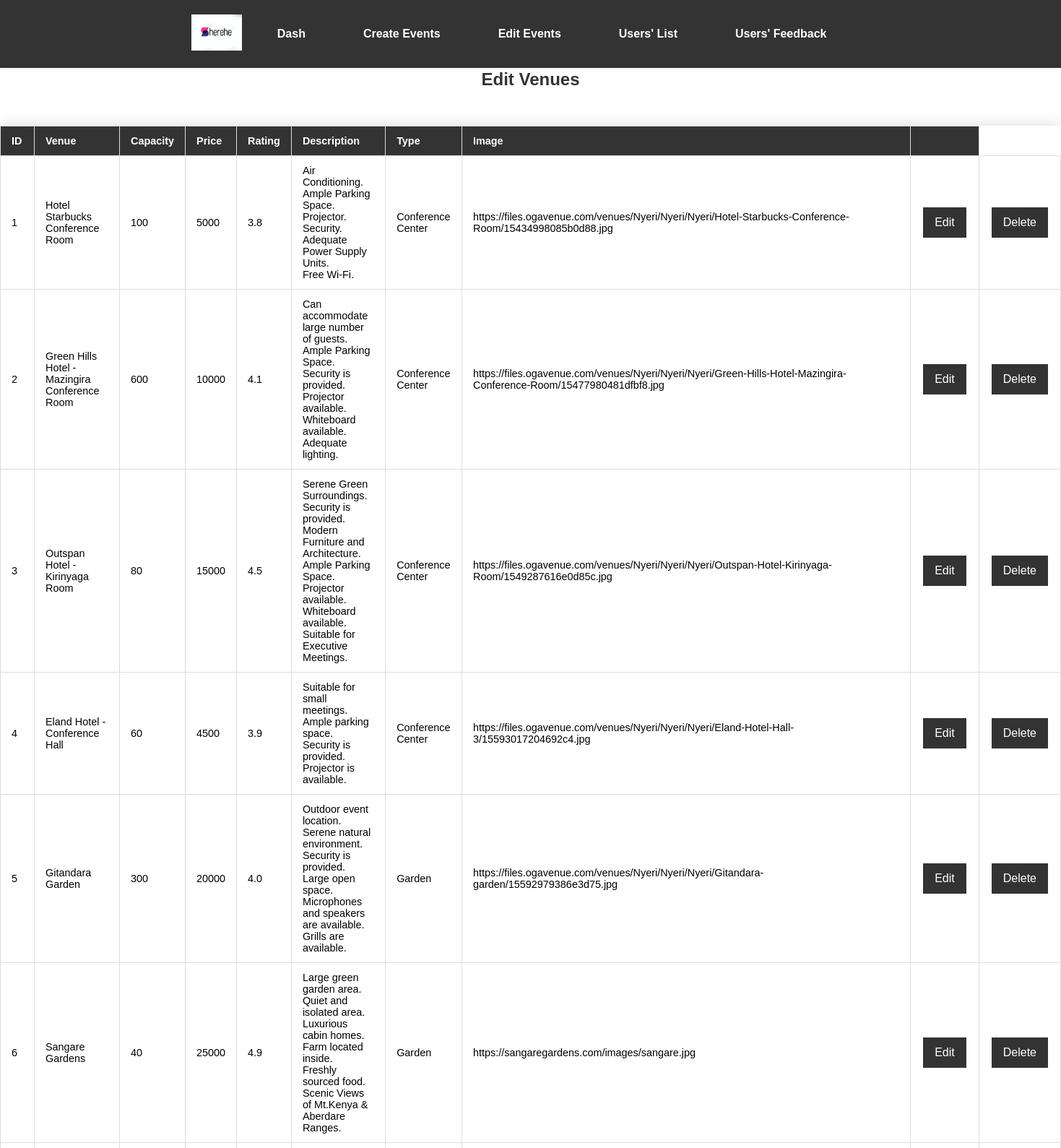
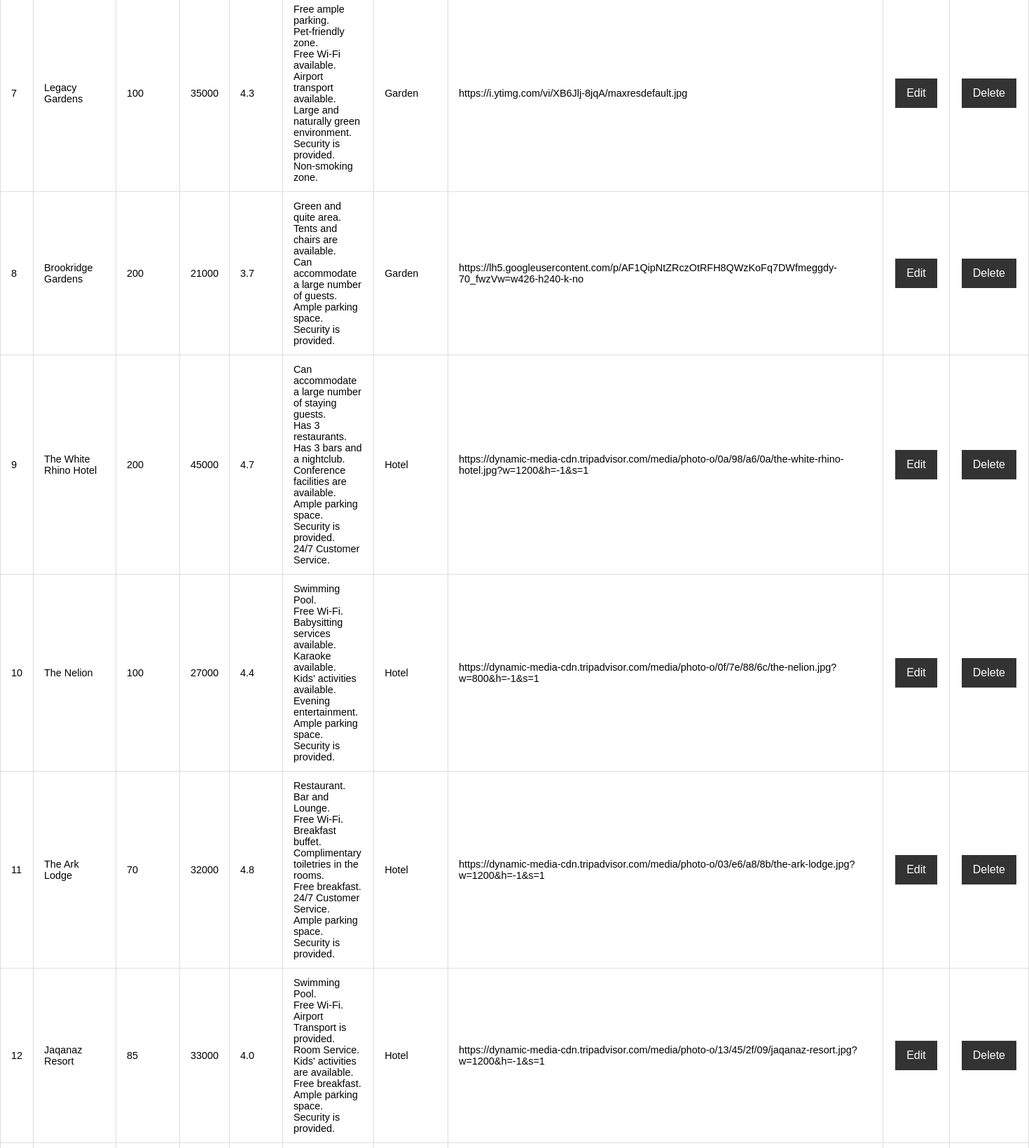
Page /admin/view_events.php (upper part) on the committed database (2 pictures, top to bottom).
### tables this page shows
CREATE TABLE `venues` (
  `id` int(5) NOT NULL,
  `venue` varchar(50) NOT NULL,
  `type` varchar(30) NOT NULL,
  `amenities` varchar(500) NOT NULL,
  `capacity` int(5) NOT NULL,
  `price` int(15) NOT NULL,
  `image` varchar(2000) NOT NULL,
  `rating` decimal(3,1) NOT NULL
);

### admin/view_events.php (the view, shortened to what this page needs)
<!DOCTYPE html>
<html>
<head>
    <link rel="stylesheet" href="view_events.css">
</head>
<body>
    <header>
        <nav>
            <a href="../index.php"><img src="../images/logo.png" alt="Sherehe logo"></a>
            <ul>
                <li><a href="admin_dash.php">Dash</a></li>
                <li><a href="insertion.php">Create Events</a></li>
                <li><a href="view_events.php">Edit Events</a></li>
                <li><a href="users_details.php">Users' List</a></li>
                <li><a href="view_feedback.php">Users' Feedback</a></li>
            </ul>
        </nav>
    </header>
    <?php
    $conn = mysqli_connect('localhost', 'root', '', 'sherehe');
    $sql = "SELECT * FROM venues";
    $result = mysqli_query($conn, $sql);
    if (mysqli_num_rows($result) > 0) {
        echo '<h1>Edit Venues</h1>';
        echo '<table>';
        echo '<tr><th>ID</th><th>Venue</th><th>Capacity</th><th>Price</th><th>Rating</th><th>Description</th><th>Type</th><th>Image</th><th></th></tr>';
        while ($row = mysqli_fetch_assoc($result)) {
            echo '<tr>';
            echo '<td>' . $row['id'] . '</td>';
            echo '<td>' . $row['venue'] . '</td>';
            echo '<td>' . $row['capacity'] . '</td>';
            echo '<td>' . $row['price'] . '</td>';
            echo '<td>' . $row['rating'] . '</td>';
            echo '<td>' . $row['amenities'] . '</td>';
            echo '<td>' . $row['type'] . '</td>';
            echo '<td>' . $row['image'] . '</td>';
            echo "<td><button onclick=\"editRecord(" . $row['id'] . ", '" . $row['venue'] . "', '" . $row['capacity'] . "', '" . $row['price'] . "', '" . $row['rating'] . "', '" . $row['amenities'] . "', '" . $row['type'] . "', '" . $row['image'] . "')\">Edit</button></td>";
            echo "<td><button onclick=\"deleteRecord(" . $row['id'] . ")\">Delete</button></td>";
            echo '</tr>';
        }
        echo '</table>';
    } else {
        echo '<h1>No events found</h1>';
    }
    ?>
</body>
</html>

### admin/view_events.css (style rules this page uses)
body { margin: 0; font-family: Arial, sans-serif; font-size: 16px; padding: 80px 0; background: white; }
a { color: white; text-decoration: none; }
table { border-collapse: collapse; width: auto; margin: 50px 0; font-size: 0.9em; font-family: Arial, sans-serif; box-shadow: 0 0 20px rgba(0, 0, 0, 0.15); }
td, th { border: 1px solid #ddd; text-align: left; padding: 12px 15px; }
th { background-color: #333; color: #fff; font-weight: bold; }
h1 { font-size: 1.5em; font-weight: bold; margin-bottom: 10px; text-align: center; color: #333; }
header { background-color: #333; box-shadow: 0px 0px 5px rgba(0, 0, 0, 0.1); position: fixed; top: 0; left: 0; right: 0; z-index: 999; }
nav { display: flex; justify-content: space-between; align-items: center; max-width: 960px; margin: 0 auto; padding: 10px; }
nav ul { display: flex; list-style: none; margin: 0; padding: 0; }
nav li { margin-right: 60px; }
nav a { font-weight: bold; transition: color 0.3s ease-in-out; background-color: #333; padding: 10px; display: block; }
nav img { width: 70px; height: 50px; }
button { background-color: #333; border: none; color: white; padding: 12px 16px; text-align: center; text-decoration: none; display: inline-block; font-size: 16px; margin: 4px 2px; cursor: pointer; }

### rows in the picture
venues: id "1", venue "Hotel Starbucks Conference Room", capacity "100", price "5000", rating "3.8", amenities "Air Conditioning. Ample Parking Space. Projector. Security. Adequate Power Supply Units. Free Wi-Fi.", type "Conference Center", image "https://files.ogavenue.com/venues/Nyeri/Nyeri/Nyeri/Hotel-Starbucks-Conference-Room/15434998085b0d88.jpg"
venues: id "2", venue "Green Hills Hotel - Mazingira Conference Room", capacity "600", price "10000", rating "4.1", amenities "Can accommodate large number of guests. Ample Parking Space. Security is provided. Projector available. Whiteboard available. Adequate lighting.", type "Conference Center", image "https://files.ogavenue.com/venues/Nyeri/Nyeri/Nyeri/Green-Hills-Hotel-Mazingira-Conference-Room/15477980481dfbf8.jpg"
venues: id "3", venue "Outspan Hotel - Kirinyaga Room", capacity "80", price "15000", rating "4.5", amenities "Serene Green Surroundings. Security is provided. Modern Furniture and Architecture. Ample Parking Space. Projector available. Whiteboard available. Suitable for Executive Meetings.", type "Conference Center", image "https://files.ogavenue.com/venues/Nyeri/Nyeri/Nyeri/Outspan-Hotel-Kirinyaga-Room/1549287616e0d85c.jpg"
venues: id "4", venue "Eland Hotel - Conference Hall", capacity "60", price "4500", rating "3.9", amenities "Suitable for small meetings. Ample parking space. Security is provided. Projector is available.", type "Conference Center", image "https://files.ogavenue.com/venues/Nyeri/Nyeri/Nyeri/Eland-Hotel-Hall-3/15593017204692c4.jpg"
venues: id "5", venue "Gitandara Garden", capacity "300", price "20000", rating "4.0", amenities "Outdoor event location. Serene natural environment. Security is provided. Large open space. Microphones and speakers are available. Grills are available.", type "Garden", image "https://files.ogavenue.com/venues/Nyeri/Nyeri/Nyeri/Gitandara-garden/15592979386e3d75.jpg"
venues: id "6", venue "Sangare Gardens", capacity "40", price "25000", rating "4.9", amenities "Large green garden area. Quiet and isolated area. Luxurious cabin homes. Farm located inside. Freshly sourced food. Scenic Views of Mt.Kenya & Aberdare Ranges.", type "Garden", image "https://sangaregardens.com/images/sangare.jpg"
venues: id "7", venue "Legacy Gardens", capacity "100", price "35000", rating "4.3", amenities "Free ample parking. Pet-friendly zone. Free Wi-Fi available. Airport transport available. Large and naturally green environment. Security is provided. Non-smoking zone.", type "Garden", image "https://i.ytimg.com/vi/XB6Jlj-8jqA/maxresdefault.jpg"
venues: id "8", venue "Brookridge Gardens", capacity "200", price "21000", rating "3.7", amenities "Green and quite area. Tents and chairs are available. Can accommodate a large number of guests. Ample parking space. Security is provided.", type "Garden", image "https://lh5.googleusercontent.com/p/AF1QipNtZRczOtRFH8QWzKoFq7DWfmeggdy-70_fwzVw=w426-h240-k-no"
venues: id "9", venue "The White Rhino Hotel", capacity "200", price "45000", rating "4.7", amenities "Can accommodate a large number of staying guests. Has 3 restaurants. Has 3 bars and a nightclub. Conference facilities are available. Ample parking space. Security is provided. 24/7 Customer Service.", type "Hotel", image "https://dynamic-media-cdn.tripadvisor.com/media/photo-o/0a/98/a6/0a/the-white-rhino-hotel.jpg?w=1200&h=-1&s=1"
venues: id "10", venue "The Nelion", capacity "100", price "27000", rating "4.4", amenities "Swimming Pool. Free Wi-Fi. Babysitting services available. Karaoke available. Kids' activities available. Evening entertainment. Ample parking space. Security is provided.", type "Hotel", image "https://dynamic-media-cdn.tripadvisor.com/media/photo-o/0f/7e/88/6c/the-nelion.jpg?w=800&h=-1&s=1"
venues: id "11", venue "The Ark Lodge", capacity "70", price "32000", rating "4.8", amenities "Restaurant. Bar and Lounge. Free Wi-Fi. Breakfast buffet. Complimentary toiletries in the rooms. Free breakfast. 24/7 Customer Service. Ample parking space. Security is provided.", type "Hotel", image "https://dynamic-media-cdn.tripadvisor.com/media/photo-o/03/e6/a8/8b/the-ark-lodge.jpg?w=1200&h=-1&s=1"
venues: id "12", venue "Jaqanaz Resort", capacity "85", price "33000", rating "4.0", amenities "Swimming Pool. Free Wi-Fi. Airport Transport is provided. Room Service. Kids' activities are available. Free breakfast. Ample parking space. Security is provided.", type "Hotel", image "https://dynamic-media-cdn.tripadvisor.com/media/photo-o/13/45/2f/09/jaqanaz-resort.jpg?w=1200&h=-1&s=1"
